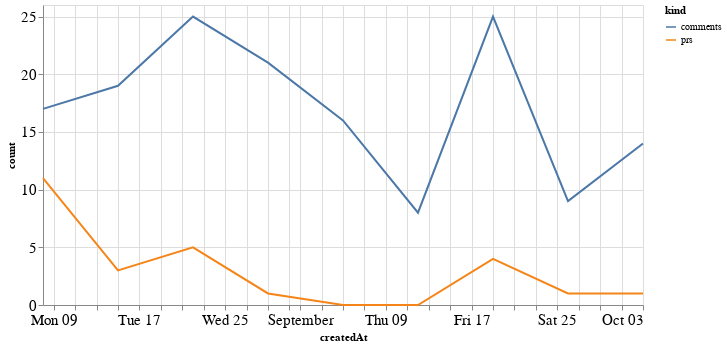

Source (notebook cell):
### Code cell
alt.Chart(total_time, width=600).mark_line().encode(
    x='createdAt',
    y='count',
    color='kind'
)

### Figure 1 — Vega-Lite specification as saved in the notebook (floating-point values rounded to 4 significant figures)
{"config": {"axisLeft": {"labelFontSize": 15}, "axisBottom": {"labelFontSize": 15}}, "data": {"name": "data-a1a3b3598ec18edc0a3f4a69ee0602fc"}, "mark": "line", "encoding": {"color": {"type": "nominal", "field": "kind"}, "x": {"type": "temporal", "field": "createdAt"}, "y": {"type": "quantitative", "field": "count"}}, "width": 600, "$schema": "https://vega.github.io/schema/vega-lite/v4.8.1.json", "datasets": {"data-a1a3b3598ec18edc0a3f4a69ee0602fc": [{"createdAt": "2021-08-08T00:00:00", "kind": "prs", "count": 11}, {"createdAt": "2021-08-15T00:00:00", "kind": "prs", "count": 3}, {"createdAt": "2021-08-22T00:00:00", "kind": "prs", "count": 5}, {"createdAt": "2021-08-29T00:00:00", "kind": "prs", "count": 1}, {"createdAt": "2021-09-05T00:00:00", "kind": "prs", "count": 0}, {"createdAt": "2021-09-12T00:00:00", "kind": "prs", "count": 0}, {"createdAt": "2021-09-19T00:00:00", "kind": "prs", "count": 4}, {"createdAt": "2021-09-26T00:00:00", "kind": "prs", "count": 1}, {"createdAt": "2021-10-03T00:00:00", "kind": "prs", "count": 1}, {"createdAt": "2021-08-08T00:00:00", "kind": "comments", "count": 17}, {"createdAt": "2021-08-15T00:00:00", "kind": "comments", "count": 19}, {"createdAt": "2021-08-22T00:00:00", "kind": "comments", "count": 25}, {"createdAt": "2021-08-29T00:00:00", "kind": "comments", "count": 21}, {"createdAt": "2021-09-05T00:00:00", "kind": "comments", "count": 16}, {"createdAt": "2021-09-12T00:00:00", "kind": "comments", "count": 8}, {"createdAt": "2021-09-19T00:00:00", "kind": "comments", "count": 25}, {"createdAt": "2021-09-26T00:00:00", "kind": "comments", "count": 9}, {"createdAt": "2021-10-03T00:00:00", "kind": "comments", "count": 14}]}}
